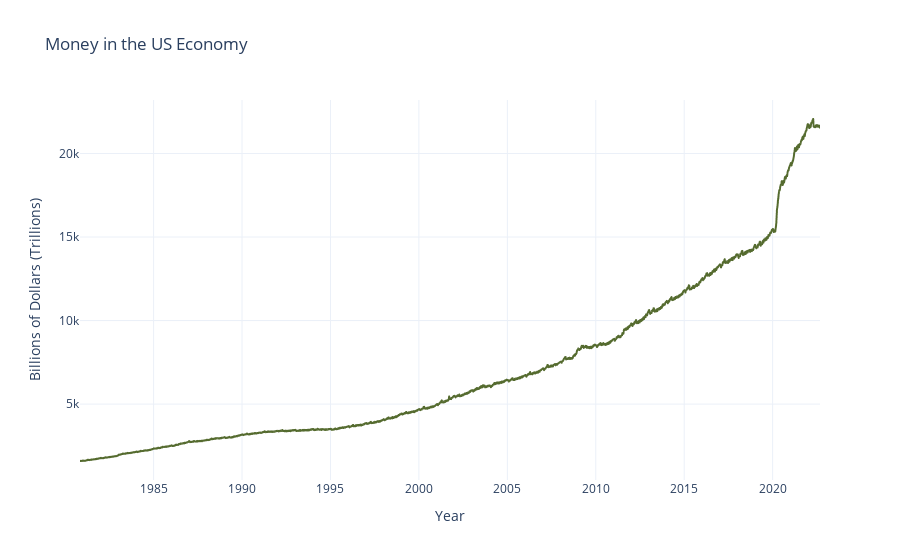

The cell this chart's notebook holds for it:
### Code cell
figWM2NS= px.line(WM2NS, y='Value', title='Money in the US Economy',
    color_discrete_sequence=['darkolivegreen'], template= 'plotly_white',
    labels={'Value': 'Billions of Dollars (Trillions)', 'Date': 'Year'})

figWM2NS.show()

### Figure 1 — Plotly figure (JSON) as saved in the notebook; plotly's stock layout.template omitted (floating-point values rounded to 4 significant figures; data arrays with more than 128 entries replaced by an {"elided": "..."} marker saying what was removed)
{"data": [{"hovertemplate": "Year=%{x}<br>Billions of Dollars (Trillions)=%{y}<extra></extra>", "legendgroup": "", "line": {"color": "darkolivegreen", "dash": "solid"}, "marker": {"symbol": "circle"}, "mode": "lines", "name": "", "showlegend": false, "type": "scattergl", "x": {"elided": "2184 str values"}, "xaxis": "x", "y": {"elided": "2184 float values"}, "yaxis": "y"}], "layout": {"legend": {"tracegroupgap": 0}, "title": {"text": "Money in the US Economy"}, "xaxis": {"anchor": "y", "domain": [0, 1], "title": {"text": "Year"}}, "yaxis": {"anchor": "x", "domain": [0, 1], "title": {"text": "Billions of Dollars (Trillions)"}}}}
